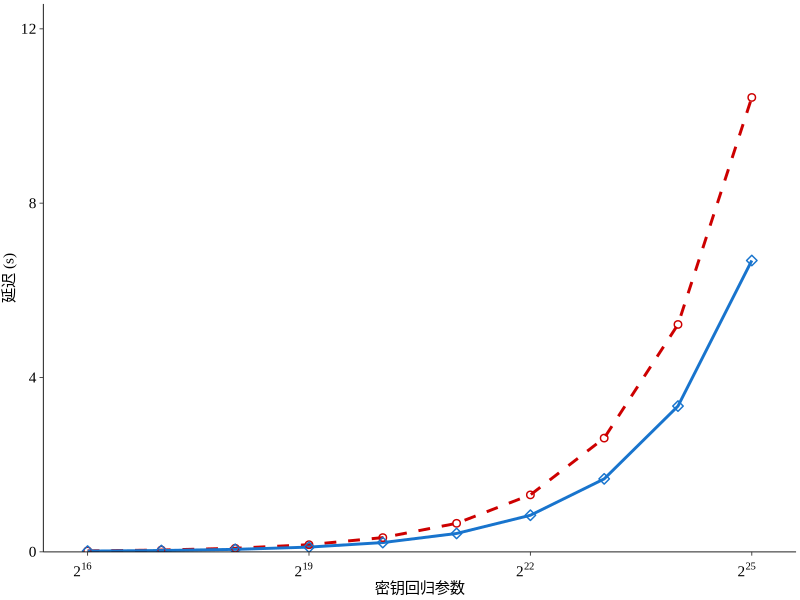

Write the R code that produced this figure.
#! /usr/bin/env Rscript
require(grid)
require(ggplot2)
require(scales)

mywidth=3
myheight=1.5
my_color=c("red3", "dodgerblue3")
my_value=c(1,5,10,15)
abbrev_x <- c(expression(2^16),expression(2^19),expression(2^22),expression(2^25), expression(2^2),expression(2^6),expression(2^10),expression(2^12),expression(2^10),expression(2^12))

if(T){
    x1 <- read.table("expa5_keyRegression_data.txt",header=TRUE)
    cairo_pdf(file="./expa5_keyRegression_time.pdf", width=mywidth, height=myheight)
    x1$type <- factor(x1$type, levels=c("Enclave","Server"), labels=c("KeyEnclave", "Cloud"))
    ggplot(data=x1, aes(x=as.factor(NSize), y=time, shape=type, linetype=type, colour=type, group=type)) +
    scale_shape_manual(values=c(my_value)) +
    scale_color_manual(values=c(my_color)) + 
    scale_linetype_manual(values=c(2, 1, 3, 5, 4, 6)) +              
    geom_line(size=1)  + 
    geom_point(size=2, stroke=0.75, fill="white") +
    coord_cartesian(ylim=c(0.57, 12)) +
    scale_y_continuous(breaks=seq(0, 12, 4), labels=format(seq(0, 12, 4), scientific=FALSE)) +
    scale_x_discrete(labels = abbrev_x, breaks=c("0", "3", "6", "9"))+
    # scale_x_continuous(breaks=seq(0, 9, 1), labels=format(seq(2^16,2^25,2), scientific=TRUE)) + 
    # scale_x_continuous(breaks=seq(0, 9, 2.5), labels=format(seq(abbrev_x), scientific=TRUE)) + 
    ylab("延迟 (s)") +
    xlab("密钥回归参数") +
    theme_bw() +
    theme(
        panel.grid.major=element_blank(), 
        panel.grid.minor=element_blank(),
	    panel.background=element_blank(), 
	    # panel.border=element_rect(size=0.5),
	    panel.border = element_blank(),
	    axis.line=element_line(colour="black", size=0.3),
	    axis.ticks=element_line(size=0.3),
        axis.title.x=element_text(size=11,family="Times New Roman"),
        axis.text.x=element_text(margin=margin(5,0,0,0), angle=0, hjust=0.8, colour="black", size=11,family="Times New Roman"),
        axis.title.y=element_text(size=11,  hjust=0.5,family="Times New Roman"),
        axis.text.y=element_text(margin=margin(0, 2, 0, 0), colour="black",size=11,family="Times New Roman"),
        legend.title = element_blank(),
        legend.key.size=unit(0.3, "cm"),
        legend.text=element_text(size=22),
        legend.position="none",
        legend.direction="horizontal",
        legend.margin = margin(t = 0, unit='cm'),
        plot.margin=unit(c(0.1,0.1,0.1,0.1), "cm")
    )            
}
